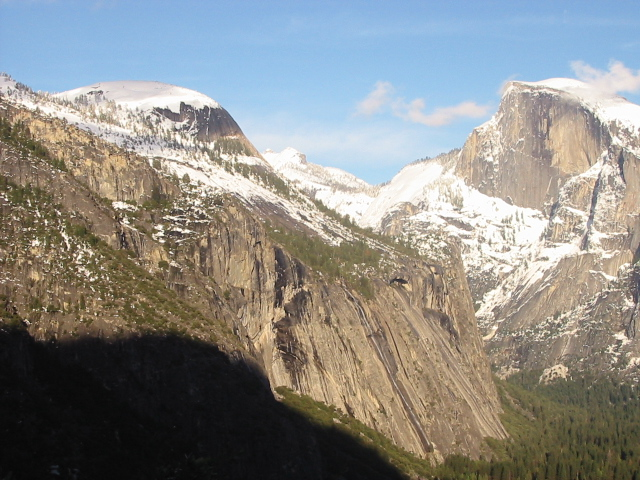
//> input picture Lab07/input1.jpg, 640 x 480 px
$ ./SIFT-skeleton1   (built with g++ and OpenCV 4, older OpenCV classes emulated)
//> lines starting //> are read from the running program, lines starting //| are printed output that depends on the picture; after the words box and inside, x2 and y2 are one past the last pixel; in counts of white or black regions, pixels touching at a corner belong together
#include <opencv2/opencv.hpp>
#include <opencv2/nonfree/nonfree.hpp>
#include <iostream>
#include <vector>
#include <cmath>

#define RATIO_THR 0.4

using namespace std;
using namespace cv;

double euclidDistance(Mat& vec1, Mat& vec2);
int nearestNeighbor(Mat& vec, vector<KeyPoint>& keypoints, Mat& descriptors);
double nearestNeighborDistance(Mat& vec, vector<KeyPoint>& keypoints, Mat& descriptors);
void findPairs(vector<KeyPoint>& keypoints1, Mat& descriptors1,
	vector<KeyPoint>& keypoints2, Mat& descriptors2,
	vector<Point2f>& srcPoints, vector<Point2f>& dstPoints, bool crossCheck, bool ratio_threshold);
template <typename T>
Mat cal_affine(vector<Point2f> srcPoints, vector<Point2f> dstPoints, int number_of_points);
void blend_stitching(const Mat I1, const Mat I2, Mat& I_f, int diff_x, int diff_y, float alpha);
int main() {

	Mat input1 = imread("input1.jpg", CV_LOAD_IMAGE_COLOR);
//> input1 is the input picture: 480 rows x 640 cols, CV_8UC3; mean B, G, R 135.4, 139.3, 139.5
	Mat input2 = imread("input2.jpg", CV_LOAD_IMAGE_COLOR);
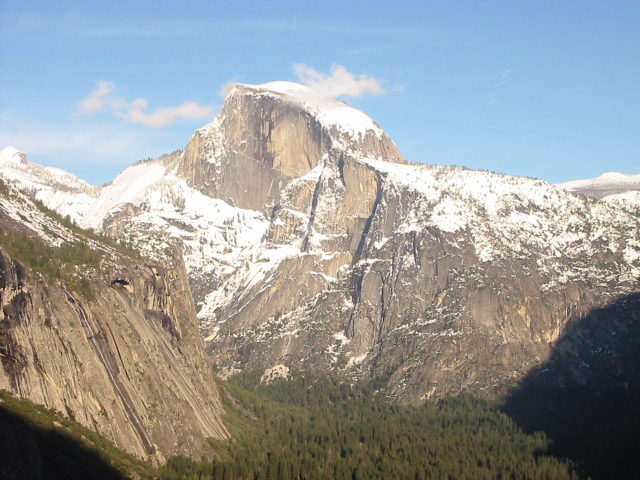
//> input picture Lab07/input2.jpg, 640 x 480 px
//> input2 is the input picture: 480 rows x 640 cols, CV_8UC3; mean B, G, R 155.6, 155.5, 151.7
	Mat input1_gray, input2_gray;

	cout << input1.type() << '\t' << input2.type() << endl;
//| 16	16
	if (!input1.data || !input2.data)
	{
		std::cout << "Could not open" << std::endl;
		return -1;
	}

	//resize(input1, input1, Size(input1.cols / 2, input1.rows / 2));
	//resize(input2, input2, Size(input2.cols / 2, input2.rows / 2));

	cvtColor(input1, input1_gray, CV_RGB2GRAY);
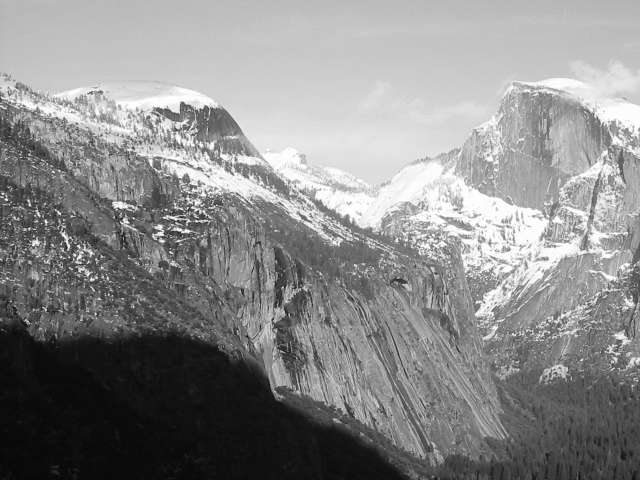
//> input1_gray: 480 rows x 640 cols, CV_8UC1; min 6, max 255, mean 138.2
	cvtColor(input2, input2_gray, CV_RGB2GRAY);
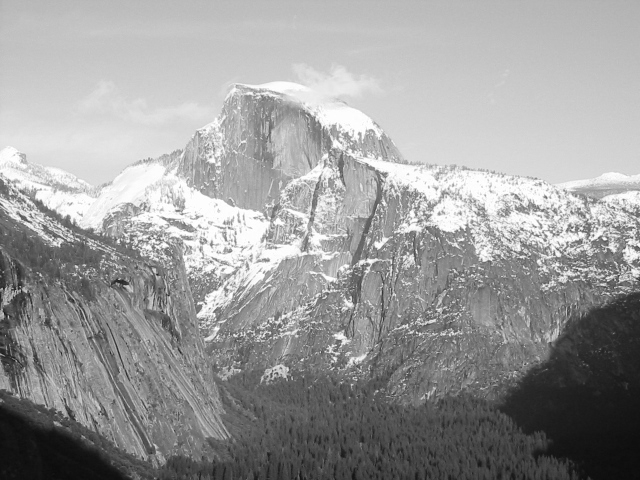
//> input2_gray: 480 rows x 640 cols, CV_8UC1; min 11, max 255, mean 155.1

	FeatureDetector* detector = new SiftFeatureDetector(
		0,		// nFeatures
		4,		// nOctaveLayers
		0.04,	// contrastThreshold
		10,		// edgeThreshold
		1.6		// sigma
	);

	DescriptorExtractor* extractor = new SiftDescriptorExtractor();

	// Create a image for displaying mathing keypoints
	Size size1 = input1.size();
//> size1 = Size(640, 480)

	//std::cout << input1.size() << '\t' << input2.size()<< std::endl;
	Size sz1 = Size(size1.width + input2_gray.size().width, max(size1.height, input2_gray.size().height));
//> sz1 = Size(1280, 480)
	Mat matchingImage1 = Mat::zeros(sz1, CV_8UC3);


	input1.copyTo(matchingImage1(Rect(0, 0, size1.width, size1.height)));
	input2.copyTo(matchingImage1(Rect(size1.width, 0, input2_gray.size().width, input2_gray.size().height)));

	// Compute keypoints and descriptor from the source image in advance
	vector<KeyPoint> keypoints1;
	Mat descriptors1;

	detector->detect(input1_gray, keypoints1);
//> keypoints1 = 2866 keypoints; strongest (x, y, size): (6, 199, 1.9), (78, 246, 2.1), (74, 255, 2), (46, 222, 2.3)
	extractor->compute(input1_gray, keypoints1, descriptors1);
	printf("input1 : %d keypoints are found.\n", (int)keypoints1.size());
//| input1 : 2866 keypoints are found.

	vector<KeyPoint> keypoints2;
	Mat descriptors2;

	// Detect keypoints
	detector->detect(input2_gray, keypoints2);
//> keypoints2 = 2623 keypoints; strongest (x, y, size): (604, 239, 2.3), (545, 197, 2.3), (573, 230, 1.9), (118, 241, 2.3)
	extractor->compute(input2_gray, keypoints2, descriptors2);

	printf("input2 : %zd keypoints are found.\n", keypoints2.size());
//| input2 : 2623 keypoints are found.

	for (int i = 0; i < keypoints2.size(); i++) {
		KeyPoint kp = keypoints2[i];
		kp.pt.x += size1.width;
		circle(matchingImage1, kp.pt, cvRound(kp.size*0.25), Scalar(255, 255, 0), 1, 8, 0);
	}
//> this loop made 2623 passes
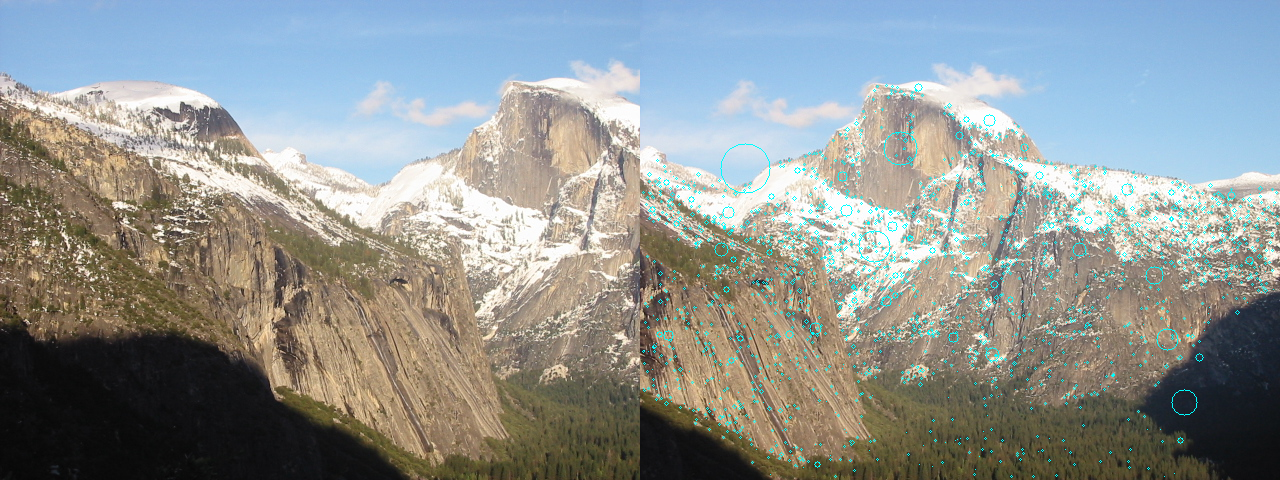
//> matchingImage1: 480 rows x 1280 cols, CV_8UC3; mean B, G, R 146.9, 148.6, 143.1

	for (int i = 0; i < keypoints1.size(); i++) {
		KeyPoint kp = keypoints1[i];
		circle(matchingImage1, kp.pt, cvRound(kp.size*0.25), Scalar(255, 255, 0), 1, 8, 0);
	}
//> this loop made 2866 passes
//> kp on passes 1 to 3: keypoint at (2.7, 90.7), size 2.8, keypoint at (3, 153), size 2.2, keypoint at (3.4, 247.9), size 2.6
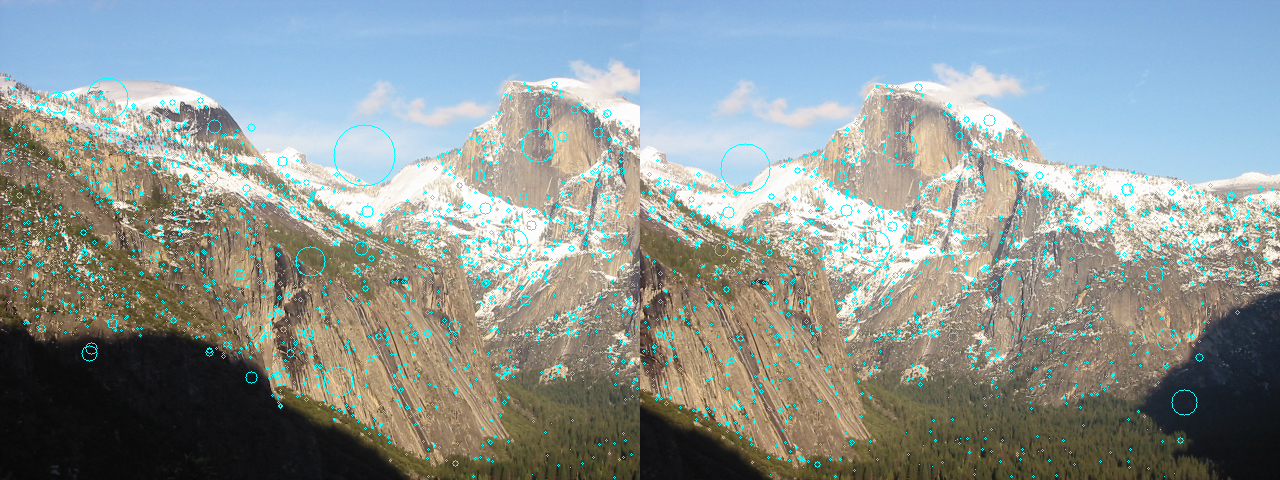
//> matchingImage1: 480 rows x 1280 cols, CV_8UC3; 1.64% of pixels changed, all inside (x1, y1, x2, y2) = (2, 75, 639, 479)

	// Find nearest neighbor pairs
	vector<Point2f> srcPoints1;
	vector<Point2f> dstPoints1;
	bool crossCheck = true;
	bool ratio_threshold = true;

	findPairs(keypoints1, descriptors1, keypoints2, descriptors2, srcPoints1, dstPoints1, crossCheck, ratio_threshold);
//> the loop in findPairs, `for (int i = 0; i < descriptors1.rows; i++)` made 2866 passes
//> (pt1, nn1, ratio, pt2) on passes 1311, 1315, 1316, 1317, 1320, 1326, 1327, 1330: (keypoint at (288.4, 199.2), size 1.9, 17, 0.142, keypoint at (7.9, 199), size 1.9), (keypoint at (289.4, 348.9), size 1.9, 20, 0.212, keypoint at (8.5, 351.4), size 1.9), (keypoint at (289.4, 324.8), size 2.3, 19, 0.182, keypoint at (8.4, 327.2), size 2.3), (keypoint at (289.9, 218.1), size 2.9, 23, 0.297, keypoint at (9.1, 217.9), size 2.7), (keypoint at (291.1, 278.2), size 1.9, 27, 0.384, keypoint at (10.3, 279.4), size 1.8), (keypoint at (293.7, 196.7), size 3.1, 38, 0.121, keypoint at (13.1, 196.6), size 3.1), (keypoint at (293.7, 381.9), size 3.7, 36, 0.232, keypoint at (13.1, 385.2), size 3.8), (keypoint at (294.5, 348.1), size 2.7, 41, 0.217, keypoint at (14.1, 350.8), size 2.8)
//> (pt1, nn1, ratio) on passes 1 to 6: (keypoint at (2.7, 90.7), size 2.8, 1889, 1), (keypoint at (3, 153), size 2.2, 1612, 0.981), (keypoint at (3.4, 247.9), size 2.6, 1448, 0.978), (keypoint at (3.4, 212.8), size 1.8, 166, 0.846), (keypoint at (3.4, 162), size 2.3, 480, 0.97), (keypoint at (3.4, 262.3), size 3.2, 443, 0.96)
//> after the loop in findPairs, `for (int i = 0; i < descriptors1.rows; i++)`: srcPoints = 811 Points (x, y), first 12: [288.4, 199.2], [289.4, 348.9], [289.4, 324.8], [289.9, 218.1], [291.1, 278.2], [293.7, 196.7], [293.7, 381.9], [294.5, 348.1], [295, 181.6], [295.5, 260.4], [296.3, 340.6], [296.5, 160.2]; dstPoints = 811 Points (x, y), first 12: [7.91, 199], [8.48, 351.4], [8.43, 327.1], [9.07, 217.9], [10.34, 279.4], [13.13, 196.6], [13.1, 385.2], [14.07, 350.8], [14.93, 181.2], [14.46, 261], [15.92, 343.2], [16.54, 159.6]; count = 811
//> srcPoints1 has the same summary as srcPoints in findPairs; dstPoints1 has the same summary as dstPoints in findPairs
	printf("%zd keypoints are matched.\n", srcPoints1.size());
//| 811 keypoints are matched.

	input1.convertTo(input1, CV_32FC3, 1.0 / 255);
//> input1: 480 rows x 640 cols, CV_32FC3
	input2.convertTo(input2, CV_32FC3, 1.0 / 255);
//> input2: 480 rows x 640 cols, CV_32FC3

	const float I1_row = input1.rows;
//> I1_row = 480
	const float I2_row = input2.rows;
//> I2_row = 480
	const float I1_col = input1.cols;
//> I1_col = 640
	const float I2_col = input2.cols;
//> I2_col = 640

	Mat A12 = cal_affine<float>(srcPoints1, dstPoints1, 28);
//> in cal_affine, `Mat M(2 * (int)srcPoints.size(), 6, CV_32F, Scalar(0));`: M = 1622 rows, first 6: [0, 0, 0, 0, 0, 0], [0, 0, 0, 0, 0, 0], [0, 0, 0, 0, 0, 0], [0, 0, 0, 0, 0, 0], [0, 0, 0, 0, 0, 0], [0, 0, 0, 0, 0, 0]
//> in cal_affine, `Mat b(2 * (int)srcPoints.size(), 1, CV_32F, Scalar(0));`: b = 1622 values from 0 to 0
//> the loop in cal_affine, `for (int i = 0; i < number_of_points; i++)` made 28 passes
//> (pt1, pt2) on passes 1 to 12: (Point(288.4, 199.2), Point(7.91, 199)), (Point(289.4, 348.9), Point(8.48, 351.4)), (Point(289.4, 324.8), Point(8.43, 327.2)), (Point(289.9, 218.1), Point(9.07, 217.9)), (Point(291.1, 278.2), Point(10.34, 279.4)), (Point(293.7, 196.7), Point(13.13, 196.6)), (Point(293.7, 381.9), Point(13.1, 385.2)), (Point(294.5, 348.1), Point(14.07, 350.8)), (Point(295, 181.6), Point(14.93, 181.2)), (Point(295.5, 260.4), Point(14.46, 261)), (Point(296.3, 340.5), Point(15.92, 343.2)), (Point(296.5, 160.2), Point(16.54, 159.6))
//> in cal_affine, `temp = (M_trans * M).inv();`: temp = [[7.02e-06, 2.14e-05, -0.00817, 0, 0, 0], [2.14e-05, 0.00229, -0.684, 0, 0, 0], [-0.00817, -0.684, 205.2, 0, 0, 0], [0, 0, 0, 7.02e-06, 2.14e-05, -0.00817], [0, 0, 0, 2.14e-05, 0.00229, -0.684], [0, 0, 0, -0.00817, -0.684, 205.2]]
//> in cal_affine, `affineM = temp * M_trans * b;`: affineM = [1.02, 0.0162, -8.37, -0.002, 1.04, -291.9]
//> A12 = [1.02, 0.0162, -8.37, -0.002, 1.04, -291.9]
	Mat A21 = cal_affine<float>(dstPoints1, srcPoints1, 28);
//> the loop in cal_affine (call 2), `for (int i = 0; i < number_of_points; i++)` made 28 passes
//> (pt1, pt2) on passes 1 to 12: (Point(7.91, 199), Point(288.4, 199.2)), (Point(8.48, 351.4), Point(289.4, 348.9)), (Point(8.43, 327.2), Point(289.4, 324.8)), (Point(9.07, 217.9), Point(289.9, 218.1)), (Point(10.34, 279.4), Point(291.1, 278.2)), (Point(13.13, 196.6), Point(293.7, 196.7)), (Point(13.1, 385.2), Point(293.7, 381.9)), (Point(14.07, 350.8), Point(294.5, 348.1)), (Point(14.93, 181.2), Point(295, 181.6)), (Point(14.46, 261), Point(295.5, 260.4)), (Point(15.92, 343.2), Point(296.3, 340.5)), (Point(16.54, 159.6), Point(296.5, 160.2))
//> A21 = [0.983, -0.0167, 3.76, 0.00186, 0.959, 280.6]

	// compute corners (p1, p2, p3, p4)
	Point2f p1(A21.at<float>(0) * 0 + A21.at<float>(1) * 0 + A21.at<float>(2),
		A21.at<float>(3) * 0 + A21.at<float>(4) * 0 + A21.at<float>(5));
//> p1 = Point(3.76, 280.6)

	Point2f p2(A21.at<float>(0) * 0 + A21.at<float>(1) * I2_col + A21.at<float>(2),
		A21.at<float>(3) * 0 + A21.at<float>(4) * I2_col + A21.at<float>(5));
//> p2 = Point(-6.9, 894.1)

	Point2f p3(A21.at<float>(0) * I2_row + A21.at<float>(1) * 0 + A21.at<float>(2),
		A21.at<float>(3) * I2_row + A21.at<float>(4) * 0 + A21.at<float>(5));
//> p3 = Point(475.5, 281.5)

	Point2f p4(A21.at<float>(0) * I2_row + A21.at<float>(1) * I2_col + A21.at<float>(2),
		A21.at<float>(3) * I2_row + A21.at<float>(4) * I2_col + A21.at<float>(5));
//> p4 = Point(464.8, 894.9)

	// for inverse warping
	Point2f p1_(A12.at<float>(0) * 0 + A12.at<float>(1) * 0 + A12.at<float>(2),
		A12.at<float>(3) * 0 + A12.at<float>(4) * 0 + A12.at<float>(5));
//> p1_ = Point(-8.37, -291.9)

	Point2f p2_(A12.at<float>(0) * 0 + A12.at<float>(1) * I1_col + A12.at<float>(2),
		A12.at<float>(3) * 0 + A12.at<float>(4) * I1_col + A12.at<float>(5));
//> p2_ = Point(1.97, 374)

	Point2f p3_(A12.at<float>(0) * I1_row + A12.at<float>(1) * 0 + A12.at<float>(2),
		A12.at<float>(3) * I1_row + A12.at<float>(4) * 0 + A12.at<float>(5));
//> p3_ = Point(480.1, -292.9)

	Point2f p4_(A12.at<float>(0) * I1_row + A12.at<float>(1) * I1_col + A12.at<float>(2),
		A12.at<float>(3) * I1_row + A12.at<float>(4) * I1_col + A12.at<float>(5));
//> p4_ = Point(490.4, 373)

	cout << "compute points" << endl;
	// compute boundary for merged image(I_f)
	int bound_u = (int)round(min(0.0f, min(p1.x, p2.x)));
//> bound_u = -7
	int bound_b = (int)round(max(I1_row, max(p3.x, p4.x)));
//> bound_b = 480
	int bound_l = (int)round(min(0.0f, min(p1.y, p3.y)));
//> bound_l = 0
	int bound_r = (int)round(max(I1_col, max(p2.y, p4.y)));
//> bound_r = 895

	// compute boundary for inverse warping
	int bound_u_ = (int)round(min(0.0f, min(p1_.x, p2_.x)));
//> bound_u_ = -8
	int bound_b_ = (int)round(max(I2_row, std::max(p3_.x, p4_.x)));
//> bound_b_ = 490
	int bound_l_ = (int)round(min(0.0f, min(p1_.y, p3_.y)));
//> bound_l_ = -293
	int bound_r_ = (int)round(max(I2_col, std::max(p2_.y, p4_.y)));
//> bound_r_ = 640

	int diff_x = abs(bound_u);
//> diff_x = 7
	int diff_y = abs(bound_l);
//> diff_y = 0

	int diff_x_ = abs(bound_u_);
//> diff_x_ = 8
	int diff_y_ = abs(bound_l_);
//> diff_y_ = 293

	// initialize merged image
	Mat I_f(bound_b + -bound_u + 1, bound_r - bound_l + 1, CV_32FC3, Scalar(0));
//> I_f: 488 rows x 896 cols, CV_32FC3; every value is 0
	// inverse warping with bilinear interplolation
	for (int i = -diff_x_; i < I_f.rows - diff_x_; i++) {
		for (int j = -diff_y_; j < I_f.cols - diff_y_; j++) {

			float x = A12.at<float>(0) * i + A12.at<float>(1) * j + A12.at<float>(2) + diff_x_;
			float y = A12.at<float>(3) * i + A12.at<float>(4) * j + A12.at<float>(5) + diff_y_;

			float y1 = floor(y);
			float y2 = floor(y) + 1;
			float x1 = floor(x);
			float x2 = floor(x) + 1;

			float mu = y - y1;
			float lambda = x - x1;

			if (x1 >= 0 && x2 < I2_row && y1 >= 0 && y2 < I2_col)
			{
				//Move by diff_x_, diff_y_
				I_f.at<Vec3f>(i + diff_x_, j + diff_y_) = (1 - mu) * ((1 - lambda) * input2.at<Vec3f>(x1, y1) + (lambda)*input2.at<Vec3f>(x2, y1)) + (mu) * ((1 - lambda) * input2.at<Vec3f>(x1, y2) + (lambda)*input2.at<Vec3f>(x2, y2));
				//cout << I_f.at<Vec3f>(i + diff_x_, j + diff_y_) << '\t' << input2.at<Vec3f>(x1, y1) << '\t' << input2.at<Vec3f>(x2, y1) << '\t' << input2.at<Vec3f>(x1, y2) << '\t' << input2.at<Vec3f>(x2, y2) << endl;
			}

		}
	}
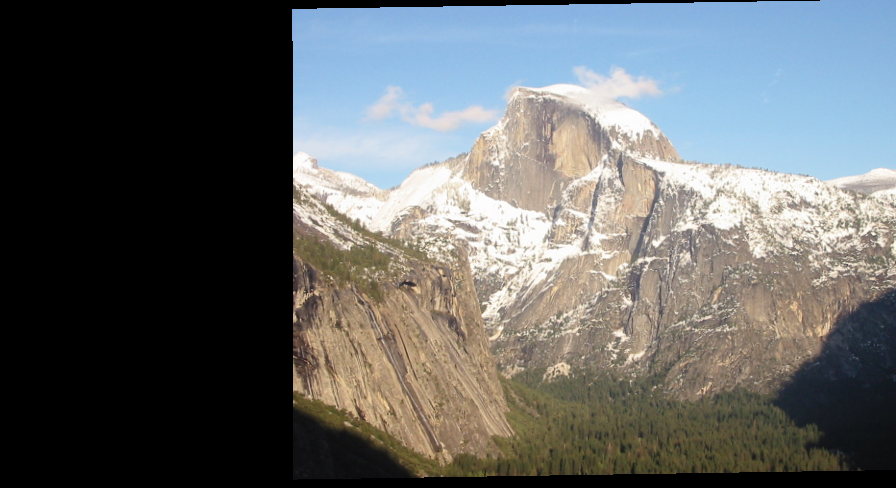
//> I_f: 488 rows x 896 cols, CV_32FC3; mean B, G, R 0.397, 0.398, 0.389
	cout << "inverse matched" << endl;
	imshow("l_f", I_f);

	// image stitching with blend
	blend_stitching(input1, input2, I_f, diff_x, diff_y, 0.5);
//> in blend_stitching, `int bound_x = I1.rows + diff_x;`: bound_x = 487
//> in blend_stitching, `int bound_y = I1.cols + diff_y;`: bound_y = 640
//> after the loop in blend_stitching, `for (int i = 0; i < row; i++)`:
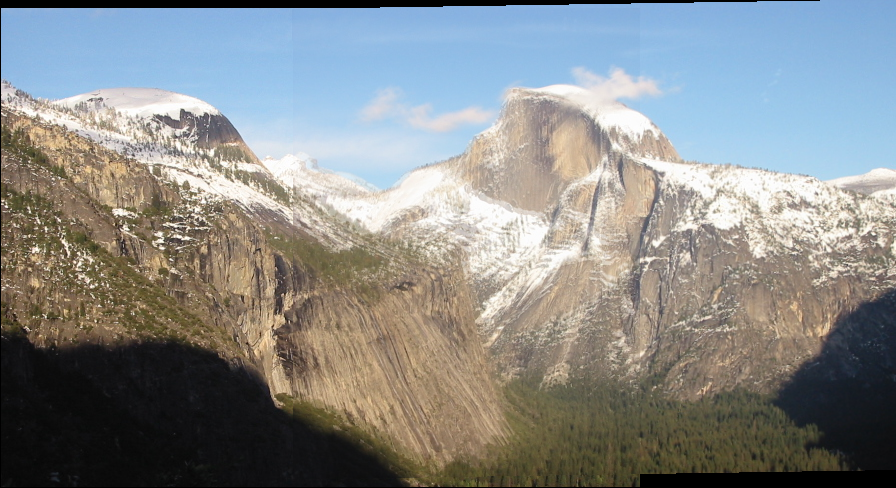
//> I_f: 488 rows x 896 cols, CV_32FC3; mean B, G, R 0.538, 0.542, 0.533
	cout << "blend_stitching end" << endl;
	namedWindow("Left Image");
	imshow("Left Image", input1);

	namedWindow("Right Image");
	imshow("Right Image", input2);


	namedWindow("result");
	imshow("result", I_f);

	waitKey(0);

	return 0;
}

/**
* Calculate euclid distance
*/
double euclidDistance(Mat& vec1, Mat& vec2) {
	double sum = 0.0;
	int dim = vec1.cols;

	for (int i = 0; i < dim; i++) {
		sum += (vec1.at<float>(0,i) - vec2.at<float>(0,i)) * (vec1.at<float>(0,i) - vec2.at<float>(0,i));
	}
	return sqrt(sum);
}

/**
* Find the index of nearest neighbor point from keypoints.
*/
double nearestNeighborDistance(Mat& vec, vector<KeyPoint>& keypoints, Mat& descriptors) {
	int neighbor = -1;
	int secondneighbor = -1;
	double minDist = 1e6;
	double secondMinDist = 1e6;
	for (int i = 0; i < descriptors.rows; i++) {
		Mat v = descriptors.row(i);
		double distance = euclidDistance(vec, v);
		if (minDist > distance) {
			minDist = distance;
			neighbor = i;
		}
	}
	for (int i = 0; i < descriptors.rows; i++) {
		if (i==neighbor) {
			continue;
		}
		Mat v = descriptors.row(i);
		double distance = euclidDistance(vec, v);
		if (secondMinDist > distance) {
			secondMinDist = distance;
			secondneighbor = i;
		}
	}
	return minDist/secondMinDist;
}

int nearestNeighbor(Mat& vec, vector<KeyPoint>& keypoints, Mat& descriptors) {
	int neighbor = -1;
	double minDist = 1e6;
	for (int i = 0; i < descriptors.rows; i++) {
		Mat v = descriptors.row(i);
		if (minDist > euclidDistance(vec, v)) {
			minDist = euclidDistance(vec, v);
			neighbor = i;
		}
	}
	return neighbor;
}

/**
* Find pairs of points with the smallest distace between them
*/
void findPairs(vector<KeyPoint>& keypoints1, Mat& descriptors1,
	vector<KeyPoint>& keypoints2, Mat& descriptors2,
	vector<Point2f>& srcPoints, vector<Point2f>& dstPoints, bool crossCheck, bool ratio_threshold) {
	int count = 0;
	for (int i = 0; i < descriptors1.rows; i++) {
		KeyPoint pt1 = keypoints1[i];
		Mat desc1 = descriptors1.row(i);

		int nn1 = nearestNeighbor(desc1, keypoints2, descriptors2);
		double ratio = nearestNeighborDistance(desc1, keypoints2, descriptors2);
		//std::cout << ratio << std::endl;
		// Refine matching points using ratio_based thresholding
		if (ratio_threshold && ratio >= RATIO_THR) {
			continue;
		}

		// Refine matching points using cross-checking
		if (crossCheck) {
			Mat desc2 = descriptors2.row(nn1);
			int nn2 = nearestNeighbor(desc2, keypoints1, descriptors1);
			//cout << i << '\t' << nn1 << '\t' << nn2 << endl;
			if (nn2 != i) {
				continue;
			}

		}
		KeyPoint pt2 = keypoints2[nn1];
		srcPoints.push_back(pt1.pt);
		dstPoints.push_back(pt2.pt);
		count += 1;
		//cout<<count<< " : (" << i << ", " << nn1 << ")" << endl;
	}
}

template <typename T>
Mat cal_affine(vector<Point2f> srcPoints, vector<Point2f> dstPoints, int number_of_points) {
	/*
	Mat M(2 * number_of_points, 6, CV_32F, Scalar(0));
	Mat b(2 * number_of_points, 1, CV_32F, Scalar(0));
	*/
	Mat M(2 * (int)srcPoints.size(), 6, CV_32F, Scalar(0));
	Mat b(2 * (int)srcPoints.size(), 1, CV_32F, Scalar(0));

	Mat M_trans, temp, affineM;
	int n = 0;
	// initialize matrix
	cout << "cal_affine" << endl;
	for (int i = 0; i < number_of_points; i++) {
	//for (int i = 0; i < (int)srcPoints.size(); ++i) {
		Point2f pt1 = srcPoints[i];
		Point2f pt2 = dstPoints[i];
		M.at<float>(2 * i, 0) = pt1.y;
		M.at<float>(2 * i, 1) = pt1.x;
		M.at<float>(2 * i, 2) = 1;
		M.at<float>(2 * i + 1, 3) = pt1.y;
		M.at<float>(2 * i + 1, 4) = pt1.x;
		M.at<float>(2 * i + 1, 5) = 1;

		b.at<float>(2 * i) = pt2.y;
		b.at<float>(2 * i + 1) = pt2.x;

	}

	// (M^T * M)^(?1) * M^T * b ( * : Matrix multiplication)
	M_trans = M.t();
	temp = (M_trans * M).inv();
	affineM = temp * M_trans * b;

	cout << "return affineM" << endl;
	return affineM;
}

void blend_stitching(const Mat I1, const Mat I2, Mat& I_f, int diff_x, int diff_y, float alpha) {

	int bound_x = I1.rows + diff_x;
	int bound_y = I1.cols + diff_y;

	int col = I_f.cols;
	int row = I_f.rows;
	cout << "blend_stitching" << endl;
	for (int i = 0; i < row; i++) {
		for (int j = 0; j < col; j++) {
			// for check validation of I1 & I2
			bool cond1 = (i < bound_x&& i > diff_x) && (j < bound_y&& j > diff_y) ? true : false;
			bool cond2 = I_f.at<Vec3f>(i, j) != Vec3f(0, 0, 0) ? true : false;

			// I2 is already in I_f by inverse warping
			// So, It is not necessary to check that only I2 is valid
			// if both are valid

			if (cond1 && cond2) {
				I_f.at<Vec3f>(i, j) = alpha * I1.at<Vec3f>(i - diff_x, j - diff_y) + (1 - alpha) * I_f.at<Vec3f>(i, j);
			}
			// only I1 is valid
			else if (cond1) {
				I_f.at<Vec3f>(i, j) = I1.at<Vec3f>(i - diff_x, j - diff_y);
			}

		}
	}
}
